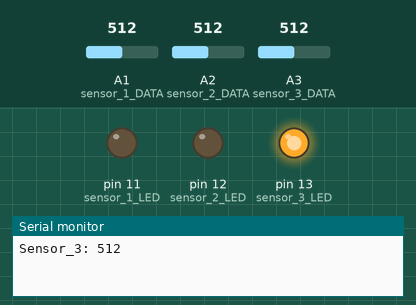
This sketch was run on a simulated Arduino Uno, built with avr-gcc and run on an emulated ATmega328P. Shown: output pins drawn as LEDs (lit = HIGH), the last lines printed to the serial monitor. Inputs (shaded band) come from the test bench; at power-on: A1 (sensor_1_DATA) = 512, A2 (sensor_2_DATA) = 512, A3 (sensor_3_DATA) = 512.

Above: at 1.2 s.
1.3 s: A1 (sensor_1_DATA) set to 590
2.8 s: A1 (sensor_1_DATA) set to 610
At 3.3 s:
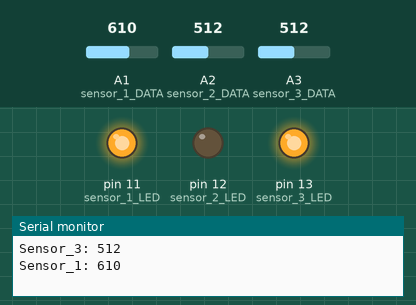
4.3 s: A2 (sensor_2_DATA) set to 586
5.8 s: A2 (sensor_2_DATA) set to 619
At 6.7 s:
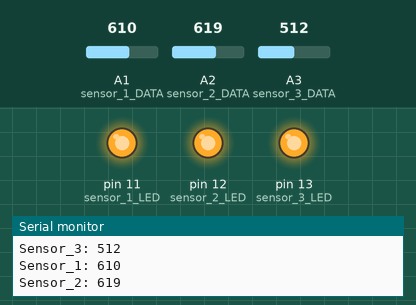
7.3 s: A3 (sensor_3_DATA) set to 244
8.8 s: A3 (sensor_3_DATA) set to 216
At 10.2 s:
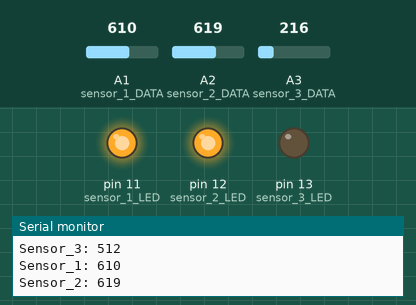
Timing chart, 0 to 11.3 s (numbered marks = the images above; inputs shaded):
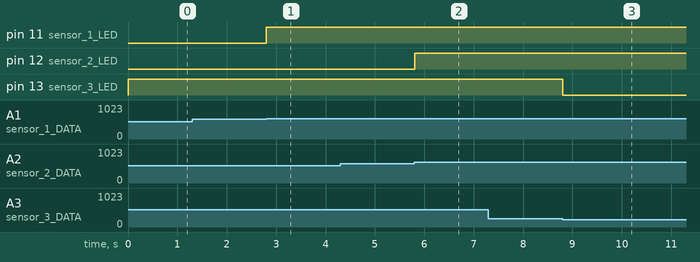

The sketch:

arduino_hamster.ino
```cpp
//Numbers of leds for different sensors inputs
int sensor_1_LED = 11;
int sensor_2_LED = 12;
int sensor_3_LED = 13;

//Number of pins for sensors inputs
int sensor_1_DATA = A1;
int sensor_2_DATA = A2;
int sensor_3_DATA = A3;

//Thresholds for sensors
int sensor_1_TRESH = 600;   // Wheel
int sensor_2_TRESH = 600;   // Water
int sensor_3_TRESH = 230;   // Ammonia gas

//Status of sensor (above threshold or not)
bool sensor_1_MSG = false;
bool sensor_2_MSG = false;
bool sensor_3_MSG = false;

int ammoniaTimer = 0;

void setup() {
  pinMode(sensor_1_LED, OUTPUT);
  pinMode(sensor_2_LED, OUTPUT);
  pinMode(sensor_3_LED, OUTPUT);
  pinMode(sensor_1_DATA, INPUT);
  pinMode(sensor_2_DATA, INPUT);
  pinMode(sensor_3_DATA, INPUT);
  Serial.begin(115200);
}

void loop() {
  int sensor_1_VALUE = analogRead(sensor_1_DATA);
  int sensor_2_VALUE = analogRead(sensor_2_DATA);
  int sensor_3_VALUE = analogRead(sensor_3_DATA);

  // Checks if it has reached the threshold value
  if (sensor_1_VALUE > sensor_1_TRESH) {
    if (!sensor_1_MSG) {
      Serial.print("Sensor_1: ");
      Serial.println(sensor_1_VALUE);
      sensor_1_MSG = true;
    }
    digitalWrite(sensor_1_LED, HIGH);
  } else {
    digitalWrite(sensor_1_LED, LOW);
    sensor_1_MSG = false;
  }
  if (sensor_2_VALUE > sensor_2_TRESH) {
    if (!sensor_2_MSG) {
      Serial.print("Sensor_2: ");
      Serial.println(sensor_2_VALUE);
      sensor_2_MSG = true;
    }
    digitalWrite(sensor_2_LED, HIGH);
  } else {
    digitalWrite(sensor_2_LED, LOW);
    sensor_2_MSG = false;
  }

  if (sensor_3_VALUE > sensor_3_TRESH) {
    if (!sensor_3_MSG) {
      Serial.print("Sensor_3: ");
      Serial.println(sensor_3_VALUE);
      sensor_3_MSG = true;
    }
    digitalWrite(sensor_3_LED, HIGH);
  } else {
    digitalWrite(sensor_3_LED, LOW);
    sensor_3_MSG = false;
  }

  // Send ammonia sensor value to RPi
  if (ammoniaTimer >= 6000) {
    ammoniaTimer = 0;
    Serial.print("Sensor_3i: ");
    Serial.println(sensor_3_VALUE);
  } else {
    ammoniaTimer++;
  }

  delay(10);
}
```

Measured:
- the behaviour switches between 600 and 601 on A1 (sensor_1_DATA) (found by bisection; images 0 and 1)
- the behaviour switches between 600 and 601 on A2 (sensor_2_DATA) (found by bisection; images 1 and 2)
- the behaviour switches between 231 and 230 on A3 (sensor_3_DATA) (found by bisection; images 2 and 3)
- after the input at 1.3 s, every drawn part: stays the same
- after the input at 2.8 s, pin 11 (sensor_1_LED): LOW → HIGH at once
- after the input at 4.3 s, every drawn part: stays the same
- after the input at 5.8 s, pin 12 (sensor_2_LED): LOW → HIGH at once
- after the input at 7.3 s, every drawn part: stays the same
- after the input at 8.8 s, pin 13 (sensor_3_LED): HIGH → LOW at once
